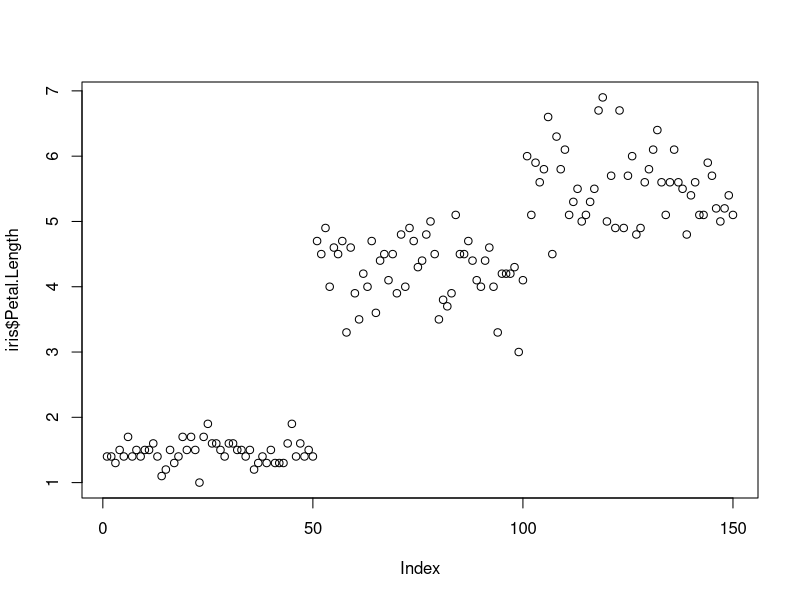
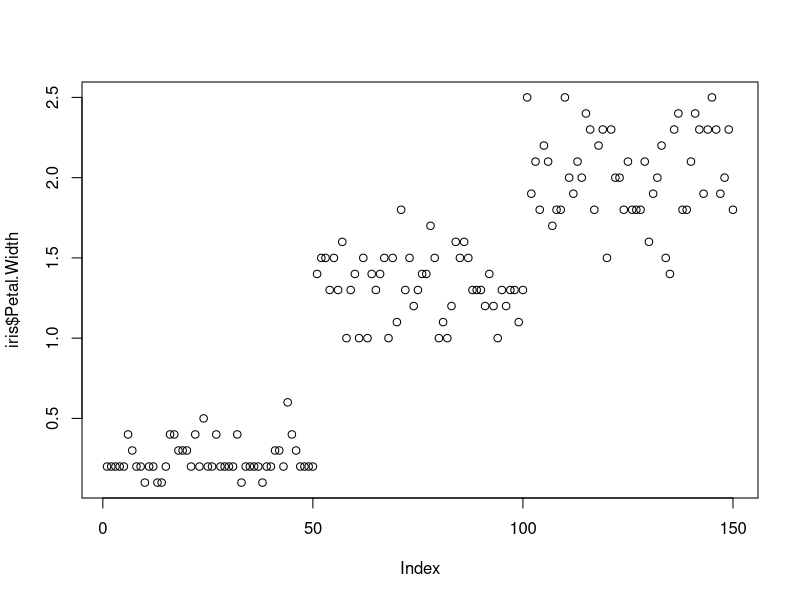
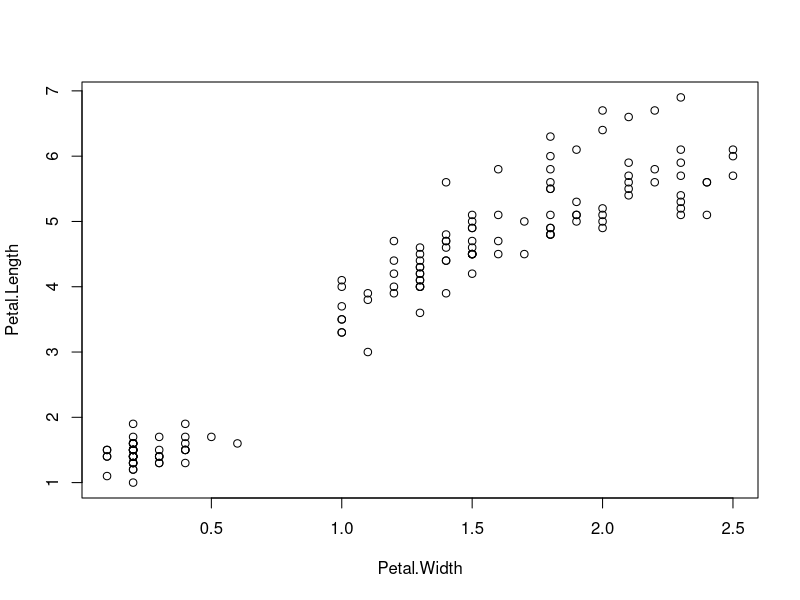
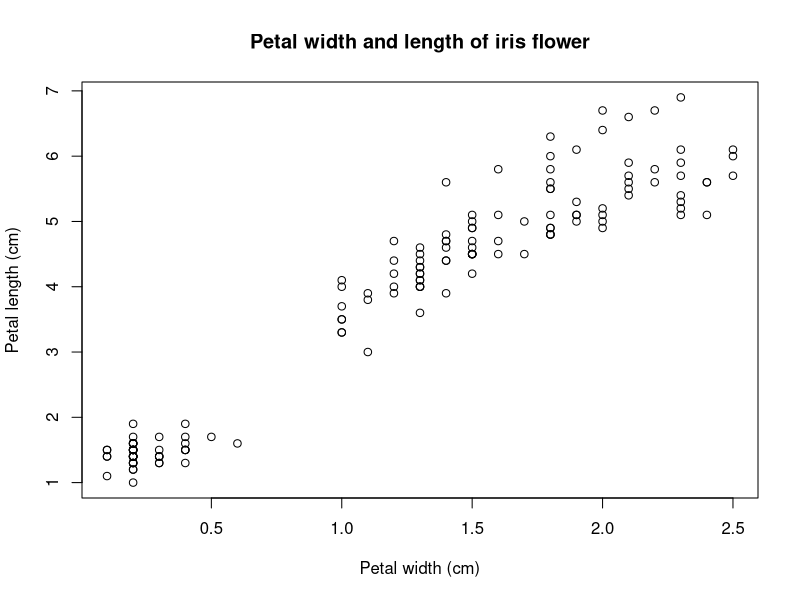
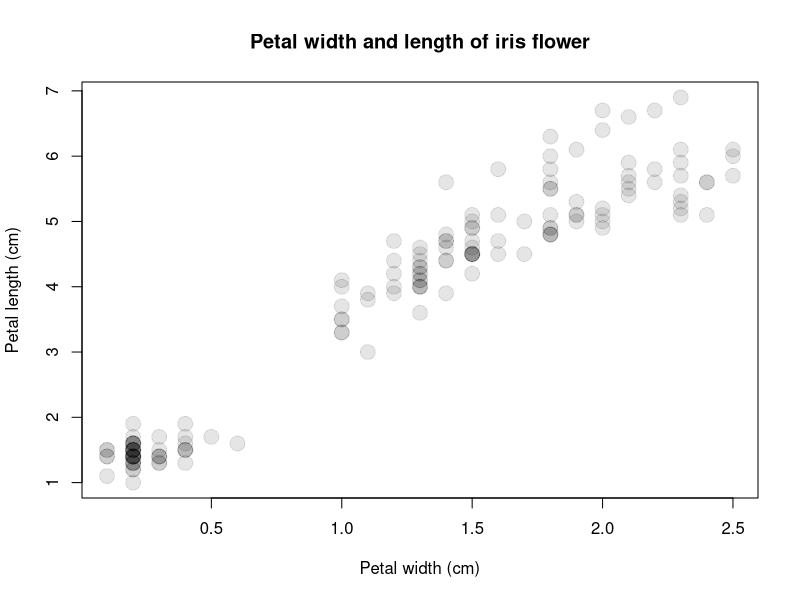
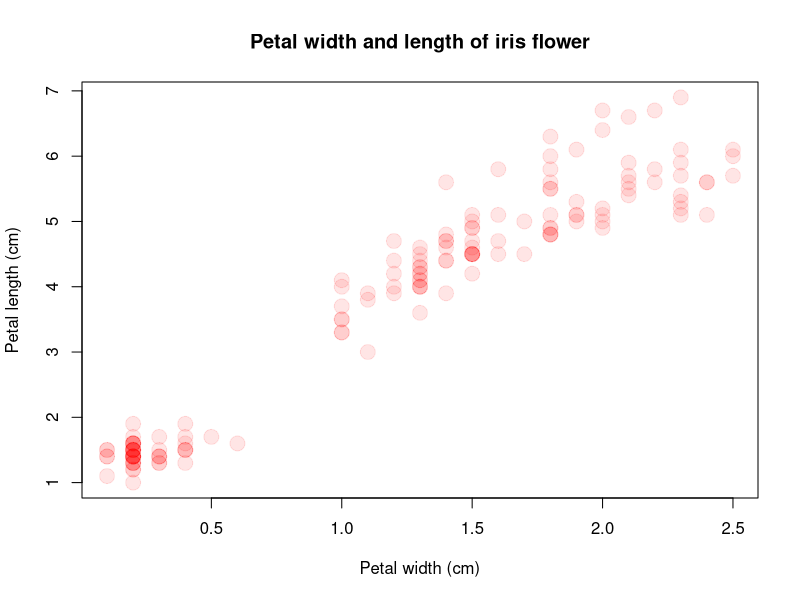
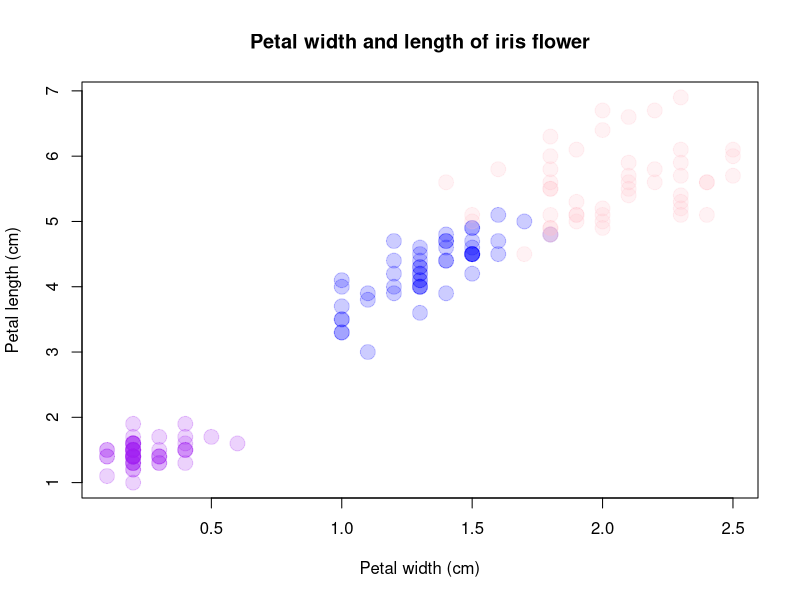
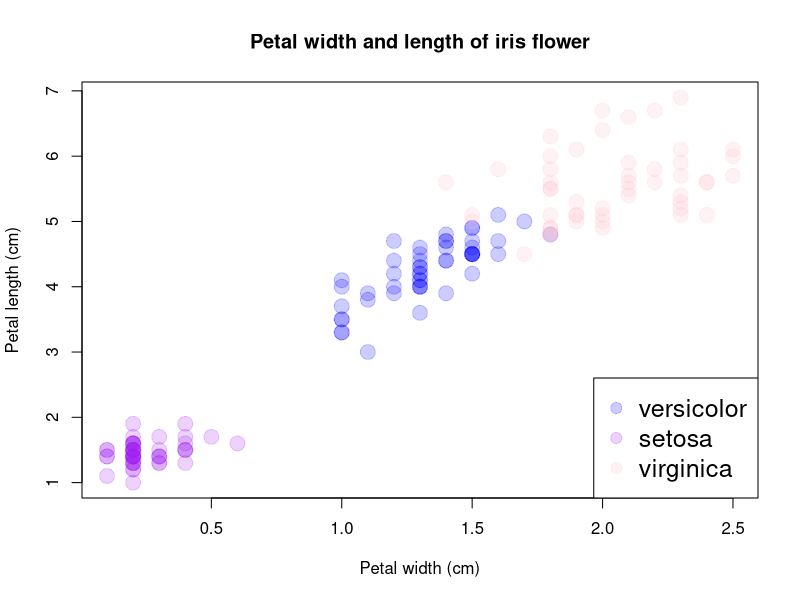

The R script that drew these images, in order:
## ---- chunk 1
data(iris)
plot(iris$Petal.Length) # index observation for Petal.Length
plot(iris$Petal.Width) # index observation for Petal.Width
plot(Petal.Length ~ Petal.Width, dat = iris) # pairwise
## ---- chunk 2
plot(Petal.Length ~ Petal.Width, dat = iris,
     xlab = 'Petal width (cm)', # add label to x-axis 
     ylab = 'Petal length (cm)', # add label to y-axis 
     main = 'Petal width and length of iris flower') # add title to the plot 
## ---- chunk 3
plot(Petal.Length ~ Petal.Width, dat = iris,
     xlab = 'Petal width (cm)', 
     ylab = 'Petal length (cm)', 
     main = 'Petal width and length of iris flower',
     pch = 19, cex=2, 
     col = rgb (0,0,0,0.10)) # set up symbol types and their color  

plot(Petal.Length ~ Petal.Width, dat = iris,
     xlab = 'Petal width (cm)', 
     ylab = 'Petal length (cm)', 
     main = 'Petal width and length of iris flower',
     pch = 19, cex=2, 
     col = rgb (1,0,0,0.10)) # set up symbol types and their color  

## ---- chunk 4
col.iris<-ifelse(iris$Species=='setosa','purple',ifelse(iris$Species=='versicolor','blue','pink')) # create a vector of character with the name of the color we wanna use
col.iris
## ---- chunk 5
library(scales)
plot(Petal.Length ~ Petal.Width, dat = iris,
     xlab = 'Petal width (cm)', 
     ylab = 'Petal length (cm)', 
     main = 'Petal width and length of iris flower',
     pch = 19, cex=2, 
     col = alpha(col.iris, 0.2)) # set up symbol types and their color 
## ---- chunk 6
plot(Petal.Length ~ Petal.Width, dat = iris,
     xlab = 'Petal width (cm)', 
     ylab = 'Petal length (cm)', 
     main = 'Petal width and length of iris flower',
     pch = 19, cex=2, 
     col = alpha(col.iris, 0.2))

legend(x="bottomright", pch= 19, cex=1.5, legend= c("versicolor","setosa", "virginica"), col=levels(as.factor(alpha(col.iris, 0.2))))
    
## ---- chunk 7
plot(Petal.Length ~ Petal.Width, dat = iris,
     xlab = 'Petal width (cm)', 
     ylab = 'Petal length (cm)', 
     main = 'Petal width and length of iris flower',
     pch = 19, cex=2, las=1,
     col = alpha(col.iris, 0.2)) # set up symbol types and their color 

legend(x="bottomright", pch= 19, cex=1.5, legend= c("versicolor","setosa", "virginica"), col=levels(as.factor(alpha(col.iris, 0.2))))
## ---- chunk 8
plot(Petal.Length ~ Petal.Width, dat = iris,
     xlab = 'Petal width (cm)', 
     ylab = 'Petal length (cm)', 
     main = 'Petal width and length of iris flower',
     cex.axis=1.0, cex.lab=1.5, cex.main=1.5,
     pch = 19, cex=2, las=1,
     col = alpha(col.iris, 0.2))

legend(x="bottomright", pch= 19, cex=1.5, legend= c("versicolor","setosa", "virginica"), col=levels(as.factor(alpha(col.iris, 0.2))))

## ---- chunk 9
ratio<-iris$Petal.Length/iris$Sepal.Width  # ratio between the length of petal and the width of Sepal
plot(Petal.Length ~ Petal.Width, dat = iris,
     xlab = 'Petal width (cm)', 
     ylab = 'Petal length (cm)', 
     main = 'Petal width and length of iris flower',
     cex.axis=1.0, cex.lab=1.5, cex.main=1.5,
     pch = 19, las=1, cex= ratio * 2, # incude this ration in cex, multiply x2 to make it more visual
     col = alpha(col.iris, 0.2))
# looks like Sepal.Width is poorly informative in disriminating species

legend(x="bottomright", pch= 19, cex=1.5, legend= c("versicolor","setosa", "virginica"), col=levels(as.factor(alpha(col.iris, 0.2))))
## ---- chunk 10
pairs(iris[1:4], pch=19, col = alpha(col.iris, 0.2))
## ---- chunk 11
iris<-iris[order(iris$Petal.Width),] # first order
blossom<-NULL
blossom$year <- 2010:2019                                               # 
blossom$count.alaska <- c(3, 1, 5, 2, 3, 8, 4, 7, 6, 9)
blossom$count.canada <- c(4, 6, 5, 7, 10, 8, 10, 11, 15, 17)
as.data.frame(blossom)
plot(count.alaska ~ year,dat = blossom, type='l',
      ylab = "No. of flower blossoming") 
## ---- chunk 12
plot(count.alaska ~ year,dat = blossom, type='b', pch=20,
      ylab = "No. of flower blossoming") 
## ---- chunk 13
plot(count.alaska ~ year,dat = blossom, type='b', pch=20,
     lty=2, lwd=0.5, col='red',
     ylab = "No. of flower blossoming") 
## ---- chunk 14
plot(count.alaska ~ year,dat = blossom, type='b', pch=20,
     lty=2, lwd=0.5, col='red',
     ylab = "No. of flower blossoming") 
lines(count.canada ~ year,dat = blossom, type='b', pch=20,
     lty=3, lwd=0.5, col='blue')
## ---- chunk 15
y.rng<-range(c(blossom$count.alaska, blossom$count.canada))

plot(count.alaska ~ year,dat = blossom, type='l', ylim = y.rng,
     lty=2, lwd=1, col='red',
     ylab = "No. of flower blossoming") 
lines(count.canada ~ year,dat = blossom,
     lty=1, lwd=1, col='blue')
## ---- chunk 16
iris.ver<- subset(iris, Species == "versicolor")
iris.vir<- subset(iris, Species == "virginica")

y.rng <- range( c(iris.ver$Petal.Length, iris.vir$Petal.Length) , na.rm = TRUE) 
x.rng <- range( c(iris.ver$Petal.Width, iris.vir$Petal.width) , na.rm = TRUE) 

# Plot an empty plot

plot(Petal.Length ~ Petal.Width, dat = iris.ver,
     xlab = 'Petal width (cm)', 
     ylab = 'Petal length (cm)', 
     main = 'Petal width and length of iris flower',
     cex.axis=1.0, cex.lab=1.5, cex.main=1.5, type='n',
     xlim=x.rng,  ylim=y.rng)

# Add points for versicolor
points(Petal.Length ~ Petal.Width, dat = iris.ver, pch = 20,cex=2, 
       col = rgb(0,0,1,0.10))
       
# Add points for versicolor
points(Petal.Length ~ Petal.Width, dat = iris.vir, pch = 20,cex=2, 
      col =  alpha('#fc03c6', 0.2))

# Add legend
legend("topleft", c("versicolor", "virginica"), pch = 19, cex=1.2,
       col = c(rgb(0,0,1,0.10), alpha('#fc03c6', 0.2)))
## ---- chunk 17
boxplot(iris$Sepal.Width, na.rm = TRUE)
## ---- chunk 18
boxplot(iris$Sepal.Width,iris$Sepal.Length, iris$Petal.Width,iris$Petal.Length, names = c("Sepal.Width", "Sepal.Length", "Petal.Length","Petal.Width"), main = "Iris flower traits")
## ---- chunk 19
boxplot(iris$Sepal.Width,iris$Sepal.Length, iris$Petal.Width,iris$Petal.Length, names = c("Sepal.Width", "Sepal.Length", "Petal.Length","Petal.Width"), main = "Iris flower traits",outline = FALSE, horizontal = TRUE )
## ---- chunk 20
boxplot(Sepal.Width ~ Species,iris) 
## ---- chunk 21
iris$Species.ord <- reorder(iris$Species,iris$Sepal.Width, median)
levels(iris$Species.ord)
boxplot(Sepal.Width ~ Species.ord, iris)
## ---- chunk 22
hist(iris$Sepal.Width, xlab = "Width of Sepal", main = NA)
## ---- chunk 23
hist(iris$Sepal.Width, xlab = "Width of Sepal", main = NA, breaks=10)
## ---- chunk 24
n <- 10  # Define the number of bin
minx <- min(iris$Sepal.Width, na.rm = TRUE)
maxx <- max(iris$Sepal.Width, na.rm = TRUE)
bins <- seq(minx, maxx, length.out = n +1)
hist(iris$Sepal.Width, xlab = "Width of Sepal", main = NA, breaks = bins)
## ---- chunk 25
dens <- density(iris$Sepal.Width)
plot(dens, main = "Density distribution of the width of sepal")
## ---- chunk 26
dens <- density(iris$Sepal.Width, bw=0.05)
plot(dens, main = "Density distribution of the width of sepal")
## ---- chunk 27
par(bg="#FCE8C5", mar=c(4,4,4,4), pch = 19, las=1, cex=1.2, cex.main=1.2, cex.axis=1,cex.lab=1)

plot(Petal.Length ~ Petal.Width, dat = iris,
     xlab = 'Petal width (cm)', 
     ylab = 'Petal length (cm)', 
     main = 'Petal width and length of iris flower',
     col = alpha(col.iris, 0.2)) # set up symbol types and their color 

legend(x="bottomright", pch= 19, cex=0.8, legend= c("versicolor","setosa", "virginica"), col=levels(as.factor(alpha(col.iris, 0.2))))
## ---- chunk 28
dev.off()
## ---- chunk 29
tiff(filename = "Output/iris_plot.tif", width = 5, height = 6, units = "in", compression = "none", res = 300)

par(bg="#FCE8C5", mar=c(4,4,4,4), pch = 19, las=1, cex=1.2, cex.main=1.2, cex.axis=1,cex.lab=1)

plot(Petal.Length ~ Petal.Width, dat = iris,
     xlab = 'Petal width (cm)', 
     ylab = 'Petal length (cm)', 
     main = 'Petal width and length of iris flower',
     col = alpha(col.iris, 0.2)) # set up symbol types and their color 

legend(x="bottomright", pch= 19, cex=0.8, legend= c("versicolor","setosa", "virginica"), col=levels(as.factor(alpha(col.iris, 0.2))))

dev.off()
## ---- chunk 30
pdf(file= "Output/iris_plot.pdf", width = 5, height = 6)

par(bg="#FCE8C5", mar=c(4,4,4,4), pch = 19, las=1, cex=1.2, cex.main=1.2, cex.axis=1,cex.lab=1)

plot(Petal.Length ~ Petal.Width, dat = iris,
     xlab = 'Petal width (cm)', 
     ylab = 'Petal length (cm)', 
     main = 'Petal width and length of iris flower',
     col = alpha(col.iris, 0.2)) # set up symbol types and their color 

legend(x="bottomright", pch= 19, cex=0.8, legend= c("versicolor","setosa", "virginica"), col=levels(as.factor(alpha(col.iris, 0.2))))

dev.off()
